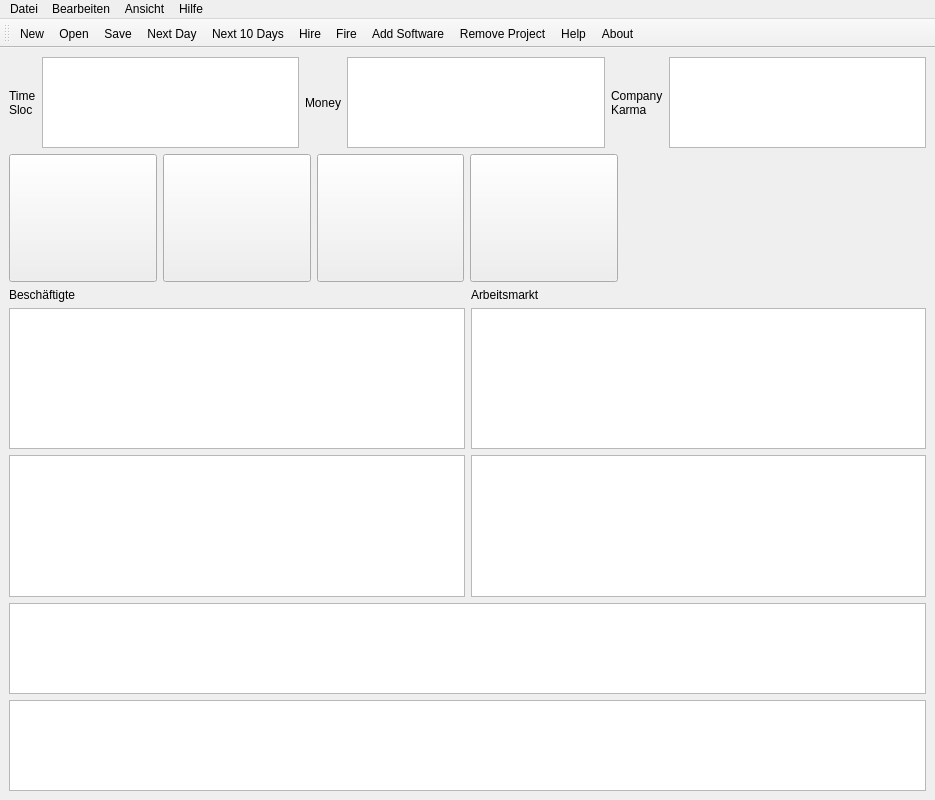
<?xml version="1.0" encoding="UTF-8"?>
<ui version="4.0">
 <class>MainWindow</class>
 <widget class="QMainWindow" name="MainWindow">
  <property name="geometry">
   <rect>
    <x>0</x>
    <y>0</y>
    <width>935</width>
    <height>800</height>
   </rect>
  </property>
  <property name="windowTitle">
   <string>MainWindow</string>
  </property>
  <widget class="QWidget" name="centralwidget">
   <layout class="QVBoxLayout" name="verticalLayout">
    <item>
     <layout class="QHBoxLayout" name="horizontalLayout">
      <item>
       <widget class="QLabel" name="labelTime">
        <property name="text">
         <string>Time
Sloc</string>
        </property>
       </widget>
      </item>
      <item>
       <widget class="QTextEdit" name="timeEdit"/>
      </item>
      <item>
       <widget class="QLabel" name="labelMoney">
        <property name="text">
         <string>Money</string>
        </property>
       </widget>
      </item>
      <item>
       <widget class="QTextEdit" name="moneyEdit"/>
      </item>
      <item>
       <widget class="QLabel" name="labelKarma">
        <property name="text">
         <string>Company
Karma</string>
        </property>
       </widget>
      </item>
      <item>
       <widget class="QTextEdit" name="karmaEdit"/>
      </item>
     </layout>
    </item>
    <item>
     <layout class="QHBoxLayout" name="buttonLayout">
      <item>
       <widget class="QPushButton" name="buttonPersonal">
        <property name="minimumSize">
         <size>
          <width>128</width>
          <height>128</height>
         </size>
        </property>
        <property name="toolTip">
         <string>personal</string>
        </property>
        <property name="icon">
         <iconset>
          <normaloff>applications.png</normaloff>applications.png</iconset>
        </property>
        <property name="iconSize">
         <size>
          <width>100</width>
          <height>100</height>
         </size>
        </property>
       </widget>
      </item>
      <item>
       <widget class="QPushButton" name="buttonTool">
        <property name="minimumSize">
         <size>
          <width>128</width>
          <height>128</height>
         </size>
        </property>
        <property name="icon">
         <iconset>
          <normaloff>program.png</normaloff>program.png</iconset>
        </property>
        <property name="iconSize">
         <size>
          <width>100</width>
          <height>100</height>
         </size>
        </property>
       </widget>
      </item>
      <item>
       <widget class="QPushButton" name="buttonStat">
        <property name="minimumSize">
         <size>
          <width>128</width>
          <height>128</height>
         </size>
        </property>
        <property name="icon">
         <iconset>
          <normaloff>stat.png</normaloff>stat.png</iconset>
        </property>
        <property name="iconSize">
         <size>
          <width>100</width>
          <height>100</height>
         </size>
        </property>
       </widget>
      </item>
      <item>
       <widget class="QPushButton" name="buttonAnzeige">
        <property name="minimumSize">
         <size>
          <width>128</width>
          <height>128</height>
         </size>
        </property>
        <property name="toolTip">
         <string>Overview Company</string>
        </property>
        <property name="icon">
         <iconset>
          <normaloff>persons.png</normaloff>persons.png</iconset>
        </property>
        <property name="iconSize">
         <size>
          <width>100</width>
          <height>100</height>
         </size>
        </property>
       </widget>
      </item>
      <item>
       <widget class="QLabel" name="labelCompany">
        <property name="minimumSize">
         <size>
          <width>100</width>
          <height>100</height>
         </size>
        </property>
        <property name="pixmap">
         <pixmap>company.png</pixmap>
        </property>
       </widget>
      </item>
      <item>
       <widget class="QLabel" name="labelEmblem">
        <property name="pixmap">
         <pixmap>emblem.png</pixmap>
        </property>
       </widget>
      </item>
     </layout>
    </item>
    <item>
     <layout class="QHBoxLayout" name="labelLayout">
      <item>
       <widget class="QLabel" name="labelBeschäftigte">
        <property name="text">
         <string>Beschäftigte</string>
        </property>
       </widget>
      </item>
      <item>
       <widget class="QLabel" name="labelArbeitsmarkt">
        <property name="text">
         <string>Arbeitsmarkt</string>
        </property>
       </widget>
      </item>
     </layout>
    </item>
    <item>
     <layout class="QGridLayout" name="gridLayout">
      <item row="0" column="0">
       <widget class="QTreeView" name="treeViewAngestellte"/>
      </item>
      <item row="0" column="1">
       <widget class="QTreeView" name="treeViewBewerber"/>
      </item>
      <item row="1" column="0">
       <widget class="QTreeView" name="treeViewSoftwareToWrite"/>
      </item>
      <item row="1" column="1">
       <widget class="QTreeView" name="treeViewProjekte"/>
      </item>
     </layout>
    </item>
    <item>
     <widget class="QTreeView" name="treeViewSoftware"/>
    </item>
    <item>
     <widget class="QTextEdit" name="messageEdit"/>
    </item>
   </layout>
  </widget>
  <widget class="QMenuBar" name="menubar">
   <property name="geometry">
    <rect>
     <x>0</x>
     <y>0</y>
     <width>935</width>
     <height>22</height>
    </rect>
   </property>
   <widget class="QMenu" name="menuDatei">
    <property name="title">
     <string>Datei</string>
    </property>
    <addaction name="actionNew"/>
    <addaction name="actionOpen"/>
    <addaction name="actionSave"/>
    <addaction name="actionSaveAs"/>
    <addaction name="separator"/>
    <addaction name="actionQuit"/>
   </widget>
   <widget class="QMenu" name="menuBearbeiten">
    <property name="title">
     <string>Bearbeiten</string>
    </property>
    <addaction name="actionCut"/>
    <addaction name="actionCopy"/>
    <addaction name="actionPaste"/>
    <addaction name="actionDelete"/>
   </widget>
   <widget class="QMenu" name="menuAnsicht">
    <property name="title">
     <string>Ansicht</string>
    </property>
   </widget>
   <widget class="QMenu" name="menuHilfe">
    <property name="title">
     <string>Hilfe</string>
    </property>
    <addaction name="actionAbout"/>
   </widget>
   <addaction name="menuDatei"/>
   <addaction name="menuBearbeiten"/>
   <addaction name="menuAnsicht"/>
   <addaction name="menuHilfe"/>
  </widget>
  <widget class="QToolBar" name="toolBar">
   <property name="windowTitle">
    <string>toolBar</string>
   </property>
   <attribute name="toolBarArea">
    <enum>TopToolBarArea</enum>
   </attribute>
   <attribute name="toolBarBreak">
    <bool>false</bool>
   </attribute>
   <addaction name="actionNew"/>
   <addaction name="actionOpen"/>
   <addaction name="actionSave"/>
   <addaction name="actionNext"/>
   <addaction name="actionNext10"/>
   <addaction name="actionHire"/>
   <addaction name="actionFire"/>
   <addaction name="actionAddSoftware"/>
   <addaction name="actionRemoveProjekt"/>
   <addaction name="actionHelp"/>
   <addaction name="actionAbout"/>
  </widget>
  <action name="actionNew">
   <property name="icon">
    <iconset theme="document-new">
     <normaloff>.</normaloff>.</iconset>
   </property>
   <property name="text">
    <string>New</string>
   </property>
  </action>
  <action name="actionOpen">
   <property name="icon">
    <iconset theme="document-open">
     <normaloff>.</normaloff>.</iconset>
   </property>
   <property name="text">
    <string>Open</string>
   </property>
  </action>
  <action name="actionSave">
   <property name="icon">
    <iconset theme="document-save">
     <normaloff>.</normaloff>.</iconset>
   </property>
   <property name="text">
    <string>Save</string>
   </property>
  </action>
  <action name="actionSaveAs">
   <property name="icon">
    <iconset theme="document-save-as">
     <normaloff>.</normaloff>.</iconset>
   </property>
   <property name="text">
    <string>Save As</string>
   </property>
  </action>
  <action name="actionQuit">
   <property name="icon">
    <iconset theme="application-exit">
     <normaloff>.</normaloff>.</iconset>
   </property>
   <property name="text">
    <string>Quit</string>
   </property>
  </action>
  <action name="actionCut">
   <property name="icon">
    <iconset theme="edit-cut">
     <normaloff>.</normaloff>.</iconset>
   </property>
   <property name="text">
    <string>Cut</string>
   </property>
  </action>
  <action name="actionCopy">
   <property name="icon">
    <iconset theme="edit-copy">
     <normaloff>.</normaloff>.</iconset>
   </property>
   <property name="text">
    <string>Copy</string>
   </property>
  </action>
  <action name="actionPaste">
   <property name="icon">
    <iconset theme="edit-paste">
     <normaloff>.</normaloff>.</iconset>
   </property>
   <property name="text">
    <string>Paste</string>
   </property>
  </action>
  <action name="actionDelete">
   <property name="icon">
    <iconset theme="edit-delete">
     <normaloff>.</normaloff>.</iconset>
   </property>
   <property name="text">
    <string>Delete</string>
   </property>
  </action>
  <action name="actionNext">
   <property name="icon">
    <iconset theme="media-seek-forward">
     <normaloff>.</normaloff>.</iconset>
   </property>
   <property name="text">
    <string>Next Day</string>
   </property>
   <property name="toolTip">
    <string>Step one Day</string>
   </property>
  </action>
  <action name="actionNext10">
   <property name="icon">
    <iconset theme="media-skip-forward">
     <normaloff>.</normaloff>.</iconset>
   </property>
   <property name="text">
    <string>Next 10 Days</string>
   </property>
   <property name="toolTip">
    <string>Step 10 Days</string>
   </property>
  </action>
  <action name="actionHire">
   <property name="icon">
    <iconset theme="list-add">
     <normaloff>.</normaloff>.</iconset>
   </property>
   <property name="text">
    <string>Hire</string>
   </property>
   <property name="toolTip">
    <string>Hire selected</string>
   </property>
  </action>
  <action name="actionFire">
   <property name="icon">
    <iconset theme="list-remove">
     <normaloff>.</normaloff>.</iconset>
   </property>
   <property name="text">
    <string>Fire</string>
   </property>
   <property name="toolTip">
    <string>Fire selected</string>
   </property>
  </action>
  <action name="actionAddSoftware">
   <property name="icon">
    <iconset theme="go-up">
     <normaloff>.</normaloff>.</iconset>
   </property>
   <property name="text">
    <string>Add Software</string>
   </property>
   <property name="toolTip">
    <string>Start this Softwareproject</string>
   </property>
  </action>
  <action name="actionRemoveProjekt">
   <property name="icon">
    <iconset theme="go-down">
     <normaloff>.</normaloff>.</iconset>
   </property>
   <property name="text">
    <string>Remove Project</string>
   </property>
   <property name="toolTip">
    <string>Abandon Software</string>
   </property>
  </action>
  <action name="actionHelp">
   <property name="icon">
    <iconset theme="help-contents">
     <normaloff>.</normaloff>.</iconset>
   </property>
   <property name="text">
    <string>Help</string>
   </property>
  </action>
  <action name="actionAbout">
   <property name="icon">
    <iconset theme="help-about">
     <normaloff>.</normaloff>.</iconset>
   </property>
   <property name="text">
    <string>About</string>
   </property>
  </action>
 </widget>
 <resources/>
 <connections/>
</ui>
